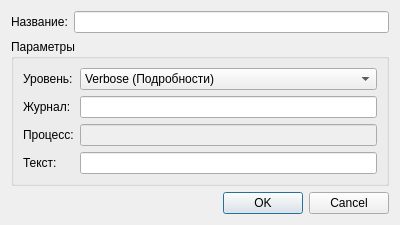
<?xml version="1.0" encoding="UTF-8"?>
<ui version="4.0">
 <class>AddFilterDialog</class>
 <widget class="QDialog" name="AddFilterDialog">
  <property name="geometry">
   <rect>
    <x>0</x>
    <y>0</y>
    <width>400</width>
    <height>206</height>
   </rect>
  </property>
  <property name="windowTitle">
   <string>Dialog</string>
  </property>
  <layout class="QVBoxLayout" name="verticalLayout" stretch="0,0,0">
   <item>
    <layout class="QHBoxLayout" name="horizontalLayout">
     <item>
      <widget class="QLabel" name="laName">
       <property name="text">
        <string>Название:</string>
       </property>
      </widget>
     </item>
     <item>
      <widget class="QLineEdit" name="leName"/>
     </item>
    </layout>
   </item>
   <item>
    <widget class="QGroupBox" name="groupBox">
     <property name="title">
      <string>Параметры</string>
     </property>
     <layout class="QGridLayout" name="gridLayout">
      <item row="3" column="2">
       <widget class="QLineEdit" name="leProcess">
        <property name="enabled">
         <bool>false</bool>
        </property>
       </widget>
      </item>
      <item row="0" column="0">
       <widget class="QLabel" name="laLevel">
        <property name="text">
         <string>Уровень:</string>
        </property>
       </widget>
      </item>
      <item row="3" column="0">
       <widget class="QLabel" name="laProcess">
        <property name="text">
         <string>Процесс:</string>
        </property>
       </widget>
      </item>
      <item row="4" column="0">
       <widget class="QLabel" name="laText">
        <property name="text">
         <string>Текст:</string>
        </property>
       </widget>
      </item>
      <item row="4" column="2">
       <widget class="QLineEdit" name="leText"/>
      </item>
      <item row="2" column="0">
       <widget class="QLabel" name="laLog">
        <property name="text">
         <string>Журнал:</string>
        </property>
       </widget>
      </item>
      <item row="2" column="2">
       <widget class="QLineEdit" name="leLog"/>
      </item>
      <item row="0" column="2">
       <widget class="QComboBox" name="cbLevel">
        <item>
         <property name="text">
          <string>Verbose (Подробности)</string>
         </property>
        </item>
        <item>
         <property name="text">
          <string>Debug (Отладка)</string>
         </property>
        </item>
        <item>
         <property name="text">
          <string>Info (Информация)</string>
         </property>
        </item>
        <item>
         <property name="text">
          <string>Warning (Предупреждение)</string>
         </property>
        </item>
        <item>
         <property name="text">
          <string>Error (Ошибка)</string>
         </property>
        </item>
        <item>
         <property name="text">
          <string>Assert (Утверждение)</string>
         </property>
        </item>
        <item>
         <property name="text">
          <string>Fatal error (Неисправимая ошибка)</string>
         </property>
        </item>
       </widget>
      </item>
     </layout>
    </widget>
   </item>
   <item>
    <widget class="QDialogButtonBox" name="buttonBox">
     <property name="orientation">
      <enum>Qt::Horizontal</enum>
     </property>
     <property name="standardButtons">
      <set>QDialogButtonBox::Cancel|QDialogButtonBox::Ok</set>
     </property>
    </widget>
   </item>
  </layout>
 </widget>
 <tabstops>
  <tabstop>leName</tabstop>
  <tabstop>cbLevel</tabstop>
  <tabstop>leLog</tabstop>
  <tabstop>leProcess</tabstop>
  <tabstop>leText</tabstop>
  <tabstop>buttonBox</tabstop>
 </tabstops>
 <resources/>
 <connections>
  <connection>
   <sender>buttonBox</sender>
   <signal>accepted()</signal>
   <receiver>AddFilterDialog</receiver>
   <slot>accept()</slot>
   <hints>
    <hint type="sourcelabel">
     <x>257</x>
     <y>196</y>
    </hint>
    <hint type="destinationlabel">
     <x>157</x>
     <y>274</y>
    </hint>
   </hints>
  </connection>
  <connection>
   <sender>buttonBox</sender>
   <signal>rejected()</signal>
   <receiver>AddFilterDialog</receiver>
   <slot>reject()</slot>
   <hints>
    <hint type="sourcelabel">
     <x>325</x>
     <y>196</y>
    </hint>
    <hint type="destinationlabel">
     <x>286</x>
     <y>274</y>
    </hint>
   </hints>
  </connection>
 </connections>
</ui>
